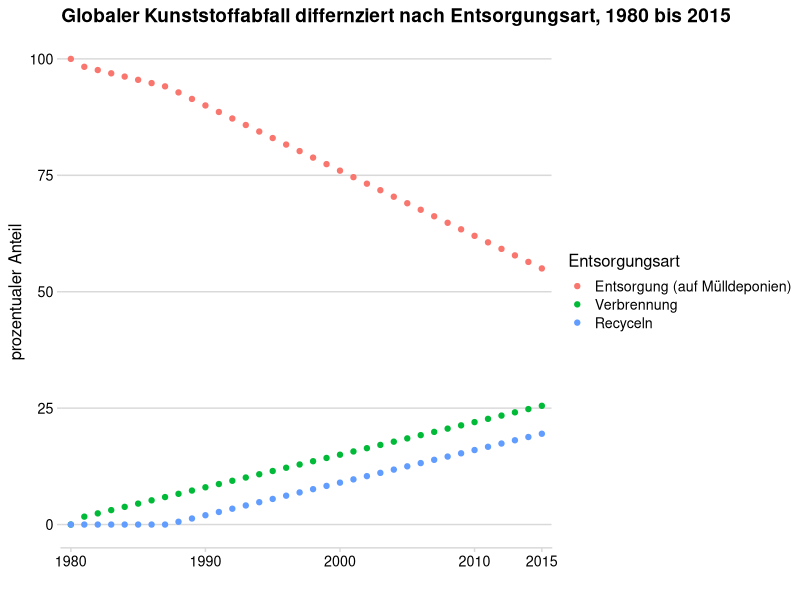

This figure's R source:
## ---- chunk 1
library(tidyverse)
library(ggplot2)
library(dplyr)
library(cowplot)
## ---- chunk 2

global_plastic_fate <- readr::read_csv("data/global-plastic-fate.csv")

global_plastic_fate %>%
group_by(Entity) %>%
ggplot(aes(x = Year, y = `Estimated historic plastic fate`, color= Entity)) +
 geom_point()+
 scale_x_continuous(limits = c(1980, 2015), breaks = c(1980, 1990, 2000, 2010, 2015), expand = c(0.02,0.02))+
  labs(x= "", y= "prozentualer Anteil", title= "Globaler Kunststoffabfall differnziert nach Entsorgungsart, 1980 bis 2015")+
  scale_colour_discrete(name= "Entsorgungsart", breaks=c("Discarded", "Incinerated", "Recycled"),labels= c("Entsorgung (auf Mülldeponien)", "Verbrennung", "Recyceln"))+
  theme_minimal_hgrid(12)

